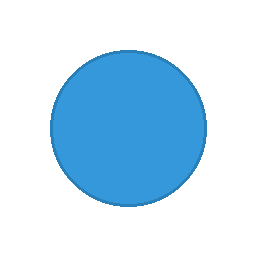

Write the Python code that produced this figure.
from PIL import Image, ImageDraw

# 创建一个简单的测试图标
size = 256
image = Image.new('RGBA', (size, size), (0, 0, 0, 0))
draw = ImageDraw.Draw(image)

# 绘制一个简单的圆形
draw.ellipse([50, 50, 206, 206], fill='#3498db', outline='#2980b9', width=3)

# 保存
image.save('test_icon.png')
print('Test icon created successfully!')
